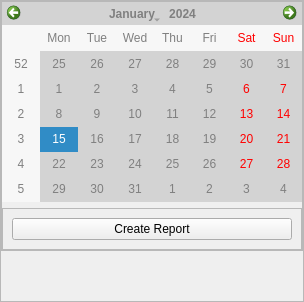
            <widget class="QWidget" name="report">
             <property name="sizePolicy">
              <sizepolicy hsizetype="Expanding" vsizetype="Expanding">
               <horstretch>0</horstretch>
               <verstretch>0</verstretch>
              </sizepolicy>
             </property>
             <layout class="QHBoxLayout" name="horizontalLayout_15">
              <property name="leftMargin">
               <number>0</number>
              </property>
              <property name="topMargin">
               <number>0</number>
              </property>
              <property name="rightMargin">
               <number>0</number>
              </property>
              <property name="bottomMargin">
               <number>0</number>
              </property>
              <item>
               <widget class="QFrame" name="reportOptions_1">
                <property name="sizePolicy">
                 <sizepolicy hsizetype="Expanding" vsizetype="Expanding">
                  <horstretch>0</horstretch>
                  <verstretch>0</verstretch>
                 </sizepolicy>
                </property>
                <property name="frameShape">
                 <enum>QFrame::StyledPanel</enum>
                </property>
                <property name="frameShadow">
                 <enum>QFrame::Raised</enum>
                </property>
                <layout class="QVBoxLayout" name="verticalLayout_15">
                 <property name="leftMargin">
                  <number>0</number>
                 </property>
                 <property name="topMargin">
                  <number>0</number>
                 </property>
                 <property name="rightMargin">
                  <number>0</number>
                 </property>
                 <property name="bottomMargin">
                  <number>0</number>
                 </property>
                 <item>
                  <widget class="QFrame" name="reportOptions">
                   <property name="frameShape">
                    <enum>QFrame::StyledPanel</enum>
                   </property>
                   <property name="frameShadow">
                    <enum>QFrame::Raised</enum>
                   </property>
                   <layout class="QVBoxLayout" name="verticalLayout_14">
                    <property name="leftMargin">
                     <number>0</number>
                    </property>
                    <property name="topMargin">
                     <number>0</number>
                    </property>
                    <property name="rightMargin">
                     <number>0</number>
                    </property>
                    <property name="bottomMargin">
                     <number>0</number>
                    </property>
                    <item>
                     <widget class="QWidget" name="reportCalWidget" native="true">
                      <property name="sizePolicy">
                       <sizepolicy hsizetype="Expanding" vsizetype="Expanding">
                        <horstretch>0</horstretch>
                        <verstretch>0</verstretch>
                       </sizepolicy>
                      </property>
                      <layout class="QVBoxLayout" name="verticalLayout_35">
                       <property name="spacing">
                        <number>0</number>
                       </property>
                       <property name="leftMargin">
                        <number>0</number>
                       </property>
                       <property name="topMargin">
                        <number>0</number>
                       </property>
                       <property name="rightMargin">
                        <number>0</number>
                       </property>
                       <property name="bottomMargin">
                        <number>0</number>
                       </property>
                       <item>
                        <widget class="QCalendarWidget" name="reportCalendar">
                         <property name="sizePolicy">
                          <sizepolicy hsizetype="Expanding" vsizetype="Expanding">
                           <horstretch>0</horstretch>
                           <verstretch>0</verstretch>
                          </sizepolicy>
                         </property>
                         <property name="minimumSize">
                          <size>
                           <width>300</width>
                           <height>200</height>
                          </size>
                         </property>
                         <property name="maximumSize">
                          <size>
                           <width>300</width>
                           <height>300</height>
                          </size>
                         </property>
                         <property name="styleSheet">
                          <string notr="true">background-color : lightgrey;
color: grey;</string>
                         </property>
                         <property name="selectionMode">
                          <enum>QCalendarWidget::SingleSelection</enum>
                         </property>
                         <property name="dateEditEnabled">
                          <bool>true</bool>
                         </property>
                        </widget>
                       </item>
                      </layout>
                     </widget>
                    </item>
                    <item>
                     <widget class="QFrame" name="frame_8">
                      <property name="frameShape">
                       <enum>QFrame::StyledPanel</enum>
                      </property>
                      <property name="frameShadow">
                       <enum>QFrame::Raised</enum>
                      </property>
                      <layout class="QVBoxLayout" name="verticalLayout_19">
                       <item>
                        <widget class="QPushButton" name="createReport">
                         <property name="text">
                          <string>Create Report</string>
                         </property>
                        </widget>
                       </item>
                      </layout>
                     </widget>
                    </item>
                   </layout>
                  </widget>
                 </item>
                 <item>
                  <spacer name="verticalSpacer_3">
                   <property name="orientation">
                    <enum>Qt::Vertical</enum>
                   </property>
                   <property name="sizeType">
                    <enum>QSizePolicy::Expanding</enum>
                   </property>
                   <property name="sizeHint" stdset="0">
                    <size>
                     <width>20</width>
                     <height>50</height>
                    </size>
                   </property>
                  </spacer>
                 </item>
                </layout>
               </widget>
              </item>
             </layout>
            </widget>
